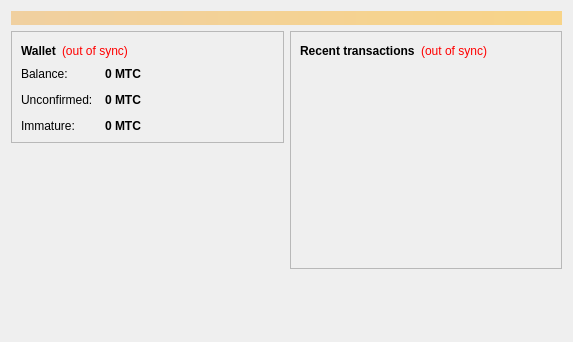
<?xml version="1.0" encoding="UTF-8"?>
<ui version="4.0">
 <class>OverviewPage</class>
 <widget class="QWidget" name="OverviewPage">
  <property name="geometry">
   <rect>
    <x>0</x>
    <y>0</y>
    <width>573</width>
    <height>342</height>
   </rect>
  </property>
  <property name="windowTitle">
   <string>Form</string>
  </property>
  <layout class="QVBoxLayout" name="topLayout">
   <item>
    <widget class="QLabel" name="labelAlerts">
     <property name="visible">
      <bool>false</bool>
     </property>
     <property name="styleSheet">
      <string notr="true">background-color: qlineargradient(x1: 0, y1: 0, x2: 1, y2: 0, stop:0 #F0D0A0, stop:1 #F8D488); color:#000000;</string>
     </property>
     <property name="wordWrap">
      <bool>true</bool>
     </property>
     <property name="margin">
      <number>3</number>
     </property>
    </widget>
   </item>
   <item>
    <layout class="QHBoxLayout" name="horizontalLayout" stretch="1,1">
     <item>
      <layout class="QVBoxLayout" name="verticalLayout_2">
       <item>
        <widget class="QFrame" name="frame">
         <property name="frameShape">
          <enum>QFrame::StyledPanel</enum>
         </property>
         <property name="frameShadow">
          <enum>QFrame::Raised</enum>
         </property>
         <layout class="QVBoxLayout" name="verticalLayout_4">
          <item>
           <layout class="QHBoxLayout" name="horizontalLayout_4">
            <item>
             <widget class="QLabel" name="label_5">
              <property name="font">
               <font>
                <weight>75</weight>
                <bold>true</bold>
               </font>
              </property>
              <property name="text">
               <string>Wallet</string>
              </property>
             </widget>
            </item>
            <item>
             <widget class="QLabel" name="labelWalletStatus">
              <property name="toolTip">
               <string>The displayed information may be out of date. Your wallet automatically synchronizes with the MoneyTradeCoin network after a connection is established, but this process has not completed yet.</string>
              </property>
              <property name="styleSheet">
               <string notr="true">QLabel { color: red; }</string>
              </property>
              <property name="text">
               <string notr="true">(out of sync)</string>
              </property>
              <property name="alignment">
               <set>Qt::AlignLeading|Qt::AlignLeft|Qt::AlignVCenter</set>
              </property>
             </widget>
            </item>
            <item>
             <spacer name="horizontalSpacer_2">
              <property name="orientation">
               <enum>Qt::Horizontal</enum>
              </property>
              <property name="sizeHint" stdset="0">
               <size>
                <width>40</width>
                <height>20</height>
               </size>
              </property>
             </spacer>
            </item>
           </layout>
          </item>
          <item>
           <layout class="QFormLayout" name="formLayout_2">
            <property name="fieldGrowthPolicy">
             <enum>QFormLayout::AllNonFixedFieldsGrow</enum>
            </property>
            <property name="horizontalSpacing">
             <number>12</number>
            </property>
            <property name="verticalSpacing">
             <number>12</number>
            </property>
            <item row="0" column="0">
             <widget class="QLabel" name="label">
              <property name="text">
               <string>Balance:</string>
              </property>
             </widget>
            </item>
            <item row="0" column="1">
             <widget class="QLabel" name="labelBalance">
              <property name="font">
               <font>
                <weight>75</weight>
                <bold>true</bold>
               </font>
              </property>
              <property name="cursor">
               <cursorShape>IBeamCursor</cursorShape>
              </property>
              <property name="toolTip">
               <string>Your current balance</string>
              </property>
              <property name="text">
               <string notr="true">0 MTC</string>
              </property>
              <property name="textInteractionFlags">
               <set>Qt::LinksAccessibleByMouse|Qt::TextSelectableByKeyboard|Qt::TextSelectableByMouse</set>
              </property>
             </widget>
            </item>
            <item row="1" column="0">
             <widget class="QLabel" name="label_3">
              <property name="text">
               <string>Unconfirmed:</string>
              </property>
             </widget>
            </item>
            <item row="1" column="1">
             <widget class="QLabel" name="labelUnconfirmed">
              <property name="font">
               <font>
                <weight>75</weight>
                <bold>true</bold>
               </font>
              </property>
              <property name="cursor">
               <cursorShape>IBeamCursor</cursorShape>
              </property>
              <property name="toolTip">
               <string>Total of transactions that have yet to be confirmed, and do not yet count toward the current balance</string>
              </property>
              <property name="text">
               <string notr="true">0 MTC</string>
              </property>
              <property name="textInteractionFlags">
               <set>Qt::LinksAccessibleByMouse|Qt::TextSelectableByKeyboard|Qt::TextSelectableByMouse</set>
              </property>
             </widget>
            </item>
            <item row="2" column="0">
             <widget class="QLabel" name="labelImmatureText">
              <property name="text">
               <string>Immature:</string>
              </property>
             </widget>
            </item>
            <item row="2" column="1">
             <widget class="QLabel" name="labelImmature">
              <property name="font">
               <font>
                <weight>75</weight>
                <bold>true</bold>
               </font>
              </property>
              <property name="toolTip">
               <string>Mined balance that has not yet matured</string>
              </property>
              <property name="text">
               <string notr="true">0 MTC</string>
              </property>
              <property name="textInteractionFlags">
               <set>Qt::LinksAccessibleByMouse|Qt::TextSelectableByKeyboard|Qt::TextSelectableByMouse</set>
              </property>
             </widget>
            </item>
			
           </layout>
          </item>
         </layout>
        </widget>
       </item>
       <item>
        <spacer name="verticalSpacer">
         <property name="orientation">
          <enum>Qt::Vertical</enum>
         </property>
         <property name="sizeHint" stdset="0">
          <size>
           <width>20</width>
           <height>40</height>
          </size>
         </property>
        </spacer>
       </item>
		<item>
         <widget class="QLabel" name="label_wallet_bgcoin">
          <property name="text">
           <string/>
          </property>
          <property name="pixmap">
           <pixmap resource="../bitcoin.qrc">:/images/wallet_bgcoin</pixmap>
          </property>
          <property name="scaledContents">
           <bool>false</bool>
          </property>
          <property name="alignment">
           <set>Qt::AlignLeft</set>
          </property>
          <property name="margin">
           <number>-2</number>
          </property>
         </widget>
        </item>
	   </layout>
     </item>
     <item>
      <layout class="QVBoxLayout" name="verticalLayout_3">
       <item>
        <widget class="QFrame" name="frame_2">
         <property name="frameShape">
          <enum>QFrame::StyledPanel</enum>
         </property>
         <property name="frameShadow">
          <enum>QFrame::Raised</enum>
         </property>
         <layout class="QVBoxLayout" name="verticalLayout">
          <item>
           <layout class="QHBoxLayout" name="horizontalLayout_2">
            <item>
             <widget class="QLabel" name="label_4">
              <property name="text">
               <string>&lt;b&gt;Recent transactions&lt;/b&gt;</string>
              </property>
             </widget>
            </item>
            <item>
             <widget class="QLabel" name="labelTransactionsStatus">
              <property name="toolTip">
               <string>The displayed information may be out of date. Your wallet automatically synchronizes with the MoneyTradeCoin network after a connection is established, but this process has not completed yet.</string>
              </property>
              <property name="styleSheet">
               <string notr="true">QLabel { color: red; }</string>
              </property>
              <property name="text">
               <string notr="true">(out of sync)</string>
              </property>
              <property name="alignment">
               <set>Qt::AlignRight|Qt::AlignTrailing|Qt::AlignVCenter</set>
              </property>
             </widget>
            </item>
            <item>
             <spacer name="horizontalSpacer">
              <property name="orientation">
               <enum>Qt::Horizontal</enum>
              </property>
              <property name="sizeHint" stdset="0">
               <size>
                <width>40</width>
                <height>20</height>
               </size>
              </property>
             </spacer>
            </item>
           </layout>
          </item>
          <item>
           <widget class="QListView" name="listTransactions">
            <property name="styleSheet">
             <string notr="true">QListView { background: transparent; }</string>
            </property>
            <property name="frameShape">
             <enum>QFrame::NoFrame</enum>
            </property>
            <property name="verticalScrollBarPolicy">
             <enum>Qt::ScrollBarAlwaysOff</enum>
            </property>
            <property name="horizontalScrollBarPolicy">
             <enum>Qt::ScrollBarAlwaysOff</enum>
            </property>
            <property name="selectionMode">
             <enum>QAbstractItemView::NoSelection</enum>
            </property>
           </widget>
          </item>
         </layout>
        </widget>
       </item>
       <item>
        <spacer name="verticalSpacer_2">
         <property name="orientation">
          <enum>Qt::Vertical</enum>
         </property>
         <property name="sizeHint" stdset="0">
          <size>
           <width>20</width>
           <height>40</height>
          </size>
         </property>
        </spacer>
       </item>
      </layout>
     </item>
    </layout>
   </item>
  </layout>
 </widget>
 <resources/>
 <connections/>
</ui>
